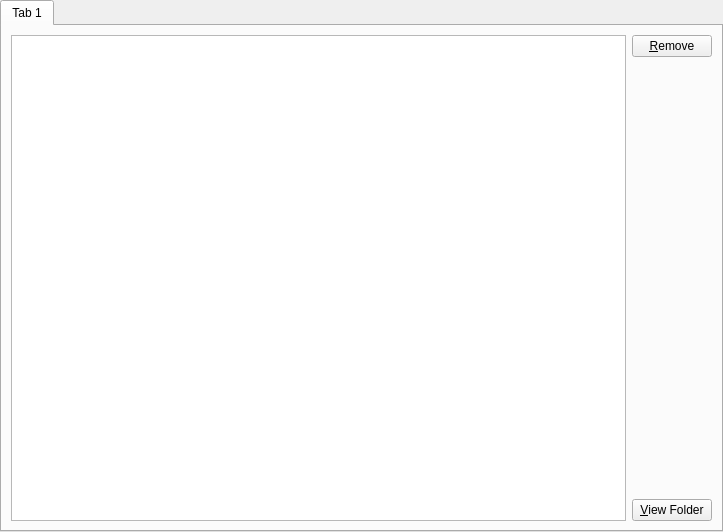
<?xml version="1.0" encoding="UTF-8"?>
<ui version="4.0">
    <class>WorldListPage</class>
    <widget class="QWidget" name="WorldListPage">
        <property name="geometry">
            <rect>
                <x>0</x>
                <y>0</y>
                <width>723</width>
                <height>532</height>
            </rect>
        </property>
        <property name="windowTitle">
            <string>Mods</string>
        </property>
        <layout class="QVBoxLayout" name="verticalLayout">
            <property name="leftMargin">
                <number>0</number>
            </property>
            <property name="topMargin">
                <number>0</number>
            </property>
            <property name="rightMargin">
                <number>0</number>
            </property>
            <property name="bottomMargin">
                <number>0</number>
            </property>
            <item>
                <widget class="QTabWidget" name="tabWidget">
                    <property name="currentIndex">
                        <number>0</number>
                    </property>
                    <widget class="QWidget" name="tab">
                        <attribute name="title">
                            <string>Tab 1</string>
                        </attribute>
                        <layout class="QGridLayout" name="gridLayout">
                            <item row="0" column="0">
                                <widget class="QTreeView" name="worldTreeView">
                                    <property name="sizePolicy">
                                        <sizepolicy hsizetype="Expanding" vsizetype="Expanding">
                                            <horstretch>0</horstretch>
                                            <verstretch>0</verstretch>
                                        </sizepolicy>
                                    </property>
                                    <property name="acceptDrops">
                                        <bool>true</bool>
                                    </property>
                                    <property name="dragDropMode">
                                        <enum>QAbstractItemView::DropOnly</enum>
                                    </property>
                                </widget>
                            </item>
                            <item row="0" column="1">
                                <layout class="QVBoxLayout" name="verticalLayout_2">
                                    <item>
                                        <widget class="QPushButton" name="rmWorldBtn">
                                            <property name="text">
                                                <string>&amp;Remove</string>
                                            </property>
                                        </widget>
                                    </item>
                                    <item>
                                        <spacer name="verticalSpacer">
                                            <property name="orientation">
                                                <enum>Qt::Vertical</enum>
                                            </property>
                                            <property name="sizeHint" stdset="0">
                                                <size>
                                                    <width>20</width>
                                                    <height>40</height>
                                                </size>
                                            </property>
                                        </spacer>
                                    </item>
                                    <item>
                                        <widget class="QPushButton" name="viewFolderBtn">
                                            <property name="text">
                                                <string>&amp;View Folder</string>
                                            </property>
                                        </widget>
                                    </item>
                                </layout>
                            </item>
                        </layout>
                    </widget>
                </widget>
            </item>
        </layout>
    </widget>
    <resources/>
    <connections/>
</ui>
